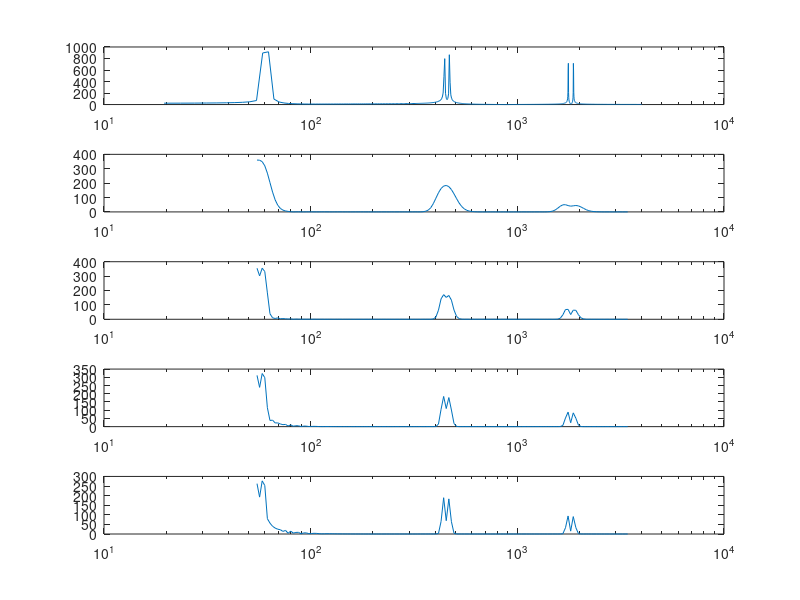

Source code (MATLAB):
global Fs;
Fs=8000;
N=2048;
freq = [55, 58, 440, 466, 1760, 1865];
t = 0:1/Fs:(N-1)/Fs;
global f;
f = zeros(1,N);
for i=1:length(freq)
    global f;
    f += sin(2*pi*freq(i).*t);
endfor

global sigma omega;
omega = 2*pi;

function r = gabor(t)
    global sigma omega;
    r = 1/sqrt(2*pi*sigma^2) .* exp(-t.^2./(2*sigma^2)) .* exp(-i * omega .* t);
endfunction

function [WT,frequency] = gwt(wavdata)
    global Fs sigma omega;
    size = 2048;
    frequency = [];
    for y=1:12*2*6
        freq = 55*2^((y-1)/(12*2));
        frequency(y) = freq;
        a = 1/freq;
        dt = a*sigma*sqrt(-2*log(0.01));
        dx = fix(dt * Fs);
    
        x=fix(size/2);
        b=x;
        v = 0;
        for m=-dx:dx
            n = b + m;
            if n > 0 && n <= size
                v += wavdata(n) * gabor(m/Fs/a);
            endif
        endfor
        v /= sqrt(a);
        WT(y) = abs(v);
    endfor
endfunction

F = fft(f);
subplot(5,1,1);semilogx([5:N/2].*Fs./N, abs(F(5:N/2)));

sigma = 2;
[WT,frequency] = gwt(f);
subplot(5,1,2);semilogx(frequency,WT);

sigma = 4;
[WT,frequency] = gwt(f);
subplot(5,1,3);semilogx(frequency,WT);

sigma = 6;
[WT,frequency] = gwt(f);
subplot(5,1,4);semilogx(frequency,WT);

sigma = 8;
[WT,frequency] = gwt(f);
subplot(5,1,5);semilogx(frequency,WT);
